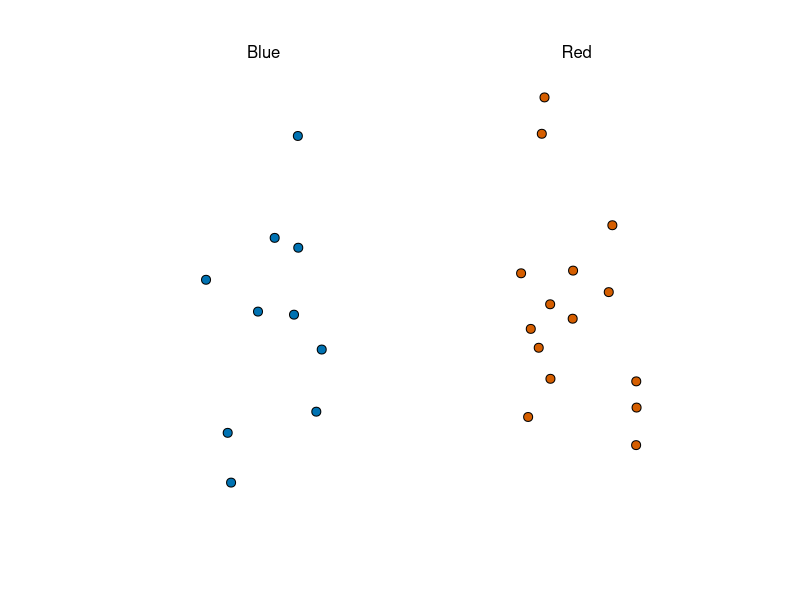
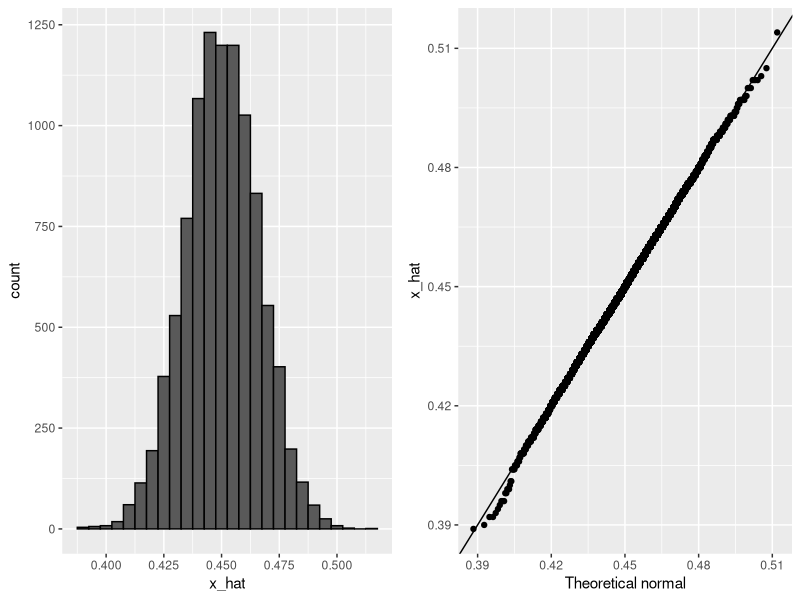
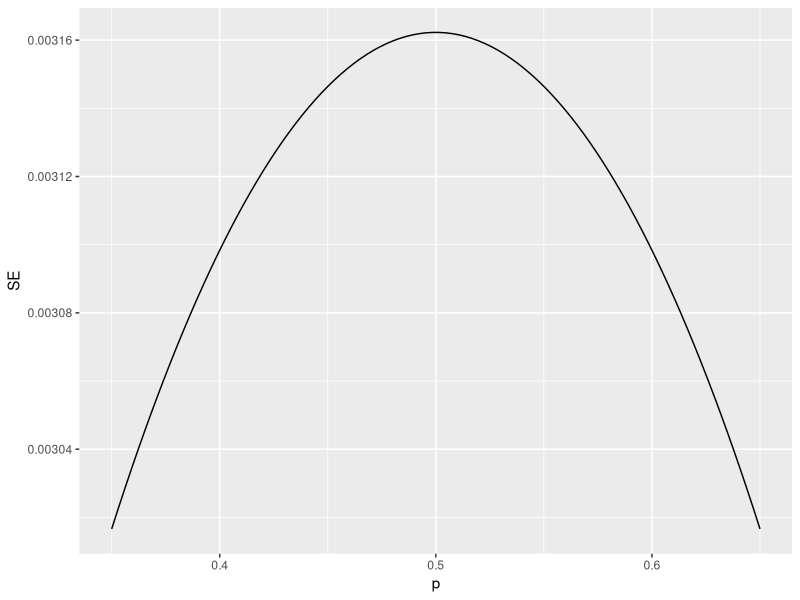
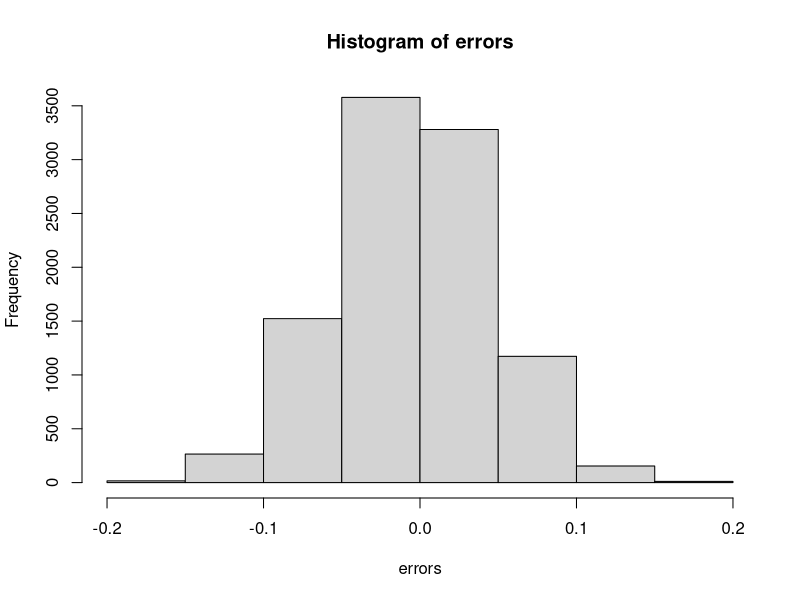
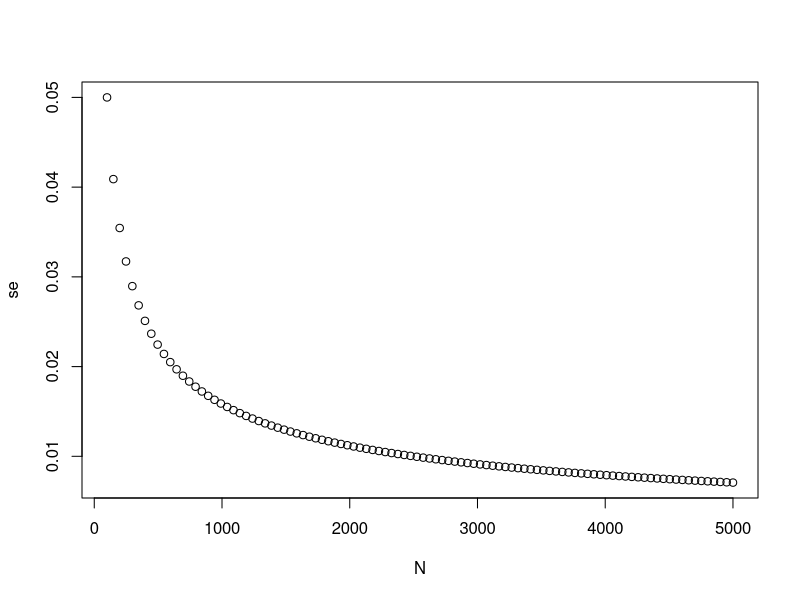
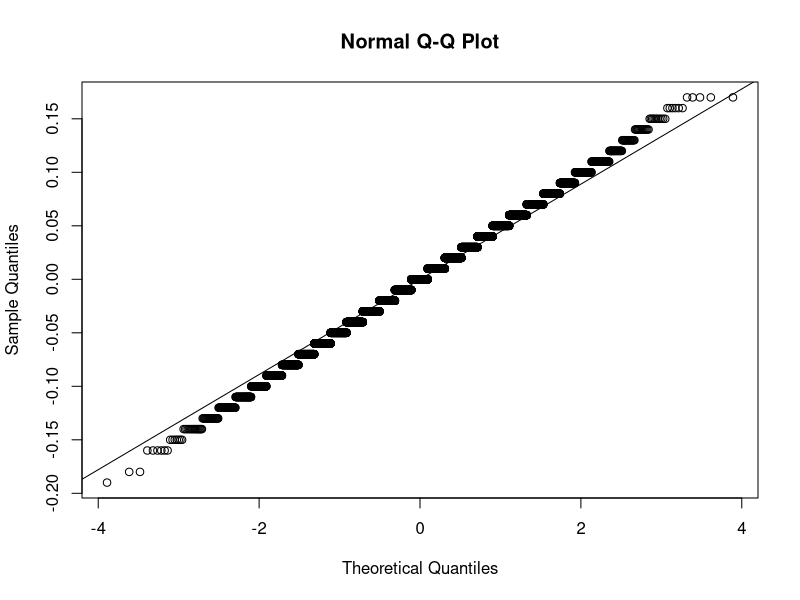
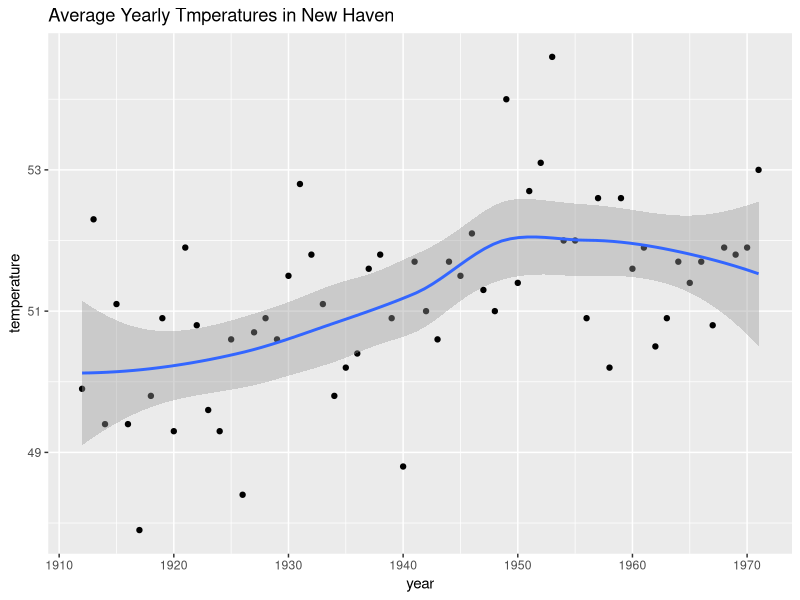
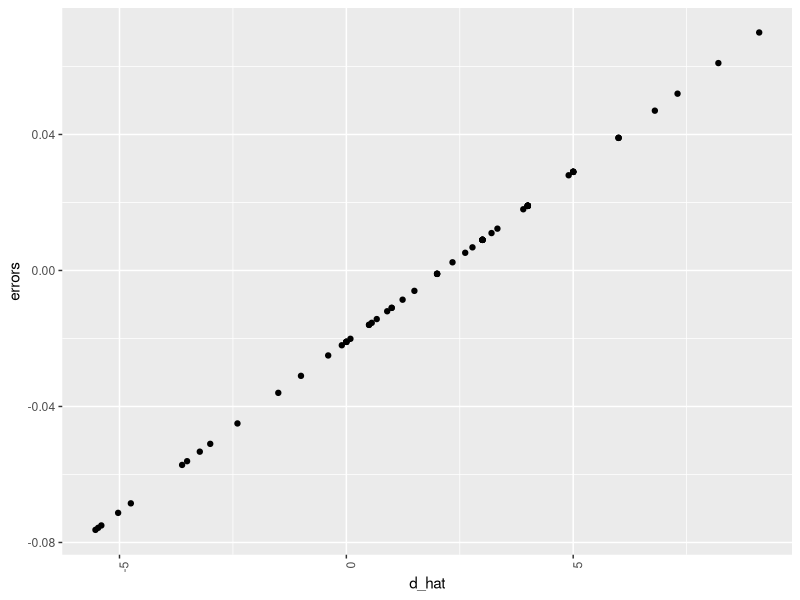

Write R code to recreate these figures, in order.
#Polls
library(tidyverse)
library(dslabs)
take_poll(25)




#Central Limit Theorem in practice

x_hat <- 0.48 
se <- sqrt(x_hat*(1-x_hat)/25)
se

pnorm(0.01/se)-pnorm(-0.01/se)

pnorm(1.96)-pnorm(-1.96)

#Montecarlo simulation with CTL.

B <- 10000
N <- 1000
p <- 0.48
x_hat <- replicate(B,{
  x <- sample(c(0,1), size = N, replace = TRUE, prob = c(1-p,p))
  mean(x)
})
x_hat


p <- 0.45
N <-1000
x <- sample(c(0,1), size = N, replace = TRUE, prob = c(1-p,p))
x_hat <- mean(x)


B <- 10000
N <- 1000
p <- 0.45
x_hat <- replicate(B,{
  x <- sample(c(0,1), size = N, replace = TRUE, prob = c(1-p,p))
  mean(x)
})
x_hat

mean(x_hat)
sd(x_hat)

#Histogram and qqplot to answer the questions about p
library(tidyverse)
library(ggplot2)
library(gridExtra)
library(dplyr)
p1 <- data.frame(x_hat = x_hat) %>% ggplot(aes(x_hat)) +
  geom_histogram(binwidth = 0.005, color = "black")
p2 <- data.frame(x_hat = x_hat)%>% ggplot(aes(sample = x_hat))+
  stat_qq(dparams = list(mean = mean(x_hat), sd = sd(x_hat)))+
  geom_abline()+
  ylab("x_hat")+
  xlab("Theoretical normal")

grid.arrange(p1,p2,nrow = 1)

#Bias
N <- 100000
p <- seq(0.35,0.65, length = 100)
SE <- sapply(p,function(x)2*sqrt(x*(1-x)/N)) 
data.frame(p = p, SE = SE) %>% ggplot(aes(p, SE)) +
  geom_line()


#Exercises
# Write a function called `take_sample` that takes `p` and `N` as arguements and returns the average value of a randomly sampled population.
take_sample <- function(p,N){
  sample <- sample(c(0,1),size = N, replace = TRUE, prob = c(1-p, p))
  mean(sample)
}

# Use the `set.seed` function to make sure your answer matches the expected result after random sampling
set.seed(1)

# Define `p` as the proportion of Democrats in the population being polled
p <- 0.45

# Define `N` as the number of people polled
N <- 100

# Call the `take_sample` function to determine the sample average of `N` randomly selected people from a population containing a proportion of Democrats equal to `p`. Print this value to the console.
take_sample(p,N)

# Define `p` as the proportion of Democrats in the population being polled
p <- 0.45

# Define `N` as the number of people polled
N <- 100

# The variable `B` specifies the number of times we want the sample to be replicated
B <- 10000

# Use the `set.seed` function to make sure your answer matches the expected result after random sampling
set.seed(1)

# Create an objected called `errors` that replicates subtracting the result of the `take_sample` function from `p` for `B` replications
errors <- replicate(B,{
p - take_sample(p,N)
})

# Calculate the mean of the errors. Print this value to the console.
mean(errors)
hist(x = errors, nclass = 10)

# Define `p` as the proportion of Democrats in the population being polled
p <- 0.45

# Define `N` as the number of people polled
N <- 100

# The variable `B` specifies the number of times we want the sample to be replicated
B <- 10000

# Use the `set.seed` function to make sure your answer matches the expected result after random sampling
set.seed(1)

# We generated `errors` by subtracting the estimate from the actual proportion of Democratic voters
errors <- replicate(B, p - take_sample(p, N))

# Calculate the mean of the absolute value of each simulated error. Print this value to the console.
mean(abs(errors))

#4.-
# Define `p` as the proportion of Democrats in the population being polled
p <- 0.45

# Define `N` as the number of people polled
N <- 100

# The variable `B` specifies the number of times we want the sample to be replicated
B <- 10000

# Use the `set.seed` function to make sure your answer matches the expected result after random sampling
set.seed(1)

# We generated `errors` by subtracting the estimate from the actual proportion of Democratic voters
errors <- replicate(B, p - take_sample(p, N))

# Calculate the standard deviation of `errors`
errors^2
mean(errors^2)
sqrt(mean(errors^2))

#5-- Standard Error
# Define `p` as the expected value equal to 0.45
p <- 0.45

# Define `N` as the sample size
N <- 100

# Calculate the standard error
sqrt(p*(1-p)/N)

#6.-
# Define `p` as a proportion of Democratic voters to simulate
p <- 0.45

# Define `N` as the sample size
N <- 100

# Use the `set.seed` function to make sure your answer matches the expected result after random sampling
set.seed(1)

# Define `X` as a random sample of `N` voters with a probability of picking a Democrat ('1') equal to `p`
X <- sample(c(0,1), size = N, prob = c(1-p,p), replace = TRUE)

# Define `X_bar` as the average sampled proportion
X_bar <- mean(X)

# Calculate the standard error of the estimate. Print the result to the console.
sqrt(X_bar*(1-X_bar)/N)

#8.-
N <- seq(100, 5000, len = 100)
p <- 0.5
se <- sqrt(p*(1-p)/N)
plot(N,se)

#11.- 
# Define `p` as the proportion of Democrats in the population being polled
p <- 0.45

# Define `N` as the number of people polled
N <- 100

# The variable `B` specifies the number of times we want the sample to be replicated
B <- 10000

# Use the `set.seed` function to make sure your answer matches the expected result after random sampling
set.seed(1)

# Generate `errors` by subtracting the estimate from the actual proportion of Democratic voters
errors <- replicate(B, p - take_sample(p, N))

# Generate a qq-plot of `errors` with a qq-line showing a normal distribution
qqnorm(errors)
qqline(errors)

#12.-
# Define `p` as the proportion of Democrats in the population being polled
p <- 0.45

# Define `N` as the number of people polled
N <- 100

# Calculate the probability that the estimated proportion of Democrats in the population is greater than 0.5. Print this value to the console.
pnorm(0.5, mean = p, sd = sqrt(((1-p)*p)/N), lower.tail = FALSE)

#13.-
# Define `N` as the number of people polled
N <-100

# Define `X_hat` as the sample average
X_hat <- 0.51

# Define `se_hat` as the standard error of the sample average
se_hat <- sqrt(X_hat*(1-X_hat)/N)

# Calculate the probability that the error is 0.01 or larger
1-(pnorm(0.01/se_hat) - pnorm(-0.01/se_hat))

#########################################################

############## CONFIDENCE INTERVALS ###################
library(dslabs)
library(ggplot2)
library(tidyverse)
#function: t.test(): mean and difference of mean
data("nhtemp")
data.frame(year = as.numeric(time(nhtemp)), temperature = as.numeric(nhtemp)) %>%
  ggplot(aes(year, temperature)) +
  geom_point() +
  geom_smooth() +
  ggtitle("Average Yearly Tmperatures in New Haven")

  
#We want to know the probability that the interval [¯X − 2 ˆ SE(¯X ), ¯X − 2 ˆ SE(¯X )] contains
#the true proportion p.
 
p <- 0.45
N <- 1000

#Interval
x <- sample(c(0,1), size = N, replace = TRUE, prob = c(1-p,p))
x_hat <- mean(x)
se_hat <- sqrt(x_hat * (1- x_hat)/N)
c(x_hat - 1.96 *se_hat,x_hat + 1.96 *se_hat )
 
# P(−1.96 ≤ Z ≤ 1.96)

pnorm(1.96) - pnorm(-1.96)

# Ir we want to have a larger probability, maybe 99.5%

qnorm(0.995)

B <- 10000

inside <- replicate (B, {
  x <- sample(c(0,1),size = N, replace = TRUE, prob = c(1-p,p))
  x_hat <- mean(x)
  se_hat <- sqrt(x_hat * (1- x_hat)/N)
  between(p, x_hat - 1.96* se_hat,x_hat + 1.96* se_hat)
  })

mean(inside)

# Exercises

#Assume there are only two candidates and construct 
#a 95% confidence interval for the election night proportion .

# Load the data
data(polls_us_election_2016)

# Generate an object `polls` that contains data filtered for polls that ended on or after October 31, 2016 in the United States
polls <- polls_us_election_2016 %>% filter(state == "U.S." & enddate >="2016-10-31")

# How many rows does `polls` contain? Print this value to the console.
nrow(polls)

# Assign the sample size of the first poll in `polls` to a variable called `N`. Print this value to the console.
N <- polls[1,"samplesize"]
print(N)

# For the first poll in `polls`, assign the estimated percentage of Clinton voters to a variable called `X_hat`. Print this value to the console.
X_hat <- as.numeric(polls[1,] %>% select(rawpoll_clinton))/100
print(X_hat)
# Calculate the standard error of `X_hat` and save it to a variable called `se_hat`. Print this value to the console.
se_hat <- sqrt(X_hat*(1-X_hat)/N)
print(se_hat)
# Use `qnorm` to calculate the 95% confidence interval for the proportion of Clinton voters. Save the lower and then the upper confidence interval to a variable called `ci`.
ci <- c(X_hat - qnorm(0.975) *se_hat, X_hat + qnorm(0.975) *se_hat)

#Create a new object called pollster_results that contains 
#the pollster's name, the end date of the poll, the 
#proportion of voters who declared a vote for Clinton, 
#the standard error of this estimate, and the lower and 
#upper bounds of the confidence interval for the estimate

pollster_results <- polls %>% 
  mutate(X_hat = rawpoll_clinton/100,
  se_hat =sqrt(X_hat*(1- X_hat)/samplesize), 
  lower = X_hat - qnorm(0.975)*se_hat, 
  upper = X_hat + qnorm(0.975)*se_hat)

view(pollster_results)                                    

pollster_results <- pollster_results %>% mutate(hit = 0.482 >= lower & 0.482 <= upper)                              
                                     
avg_hit <- pollster_results %>% 
  mutate(hit = lower<=0.482 & upper>=0.482) %>% 
  summarize(mean(hit))


#
# Add a statement to this line of code that will add a new column named `d_hat` to `polls`. The new column should contain the difference in the proportion of voters.
polls <- polls_us_election_2016 %>% filter(enddate >= "2016-10-31" & state == "U.S.") %>% mutate(d_hat = rawpoll_clinton - rawpoll_trump)


# Assign the sample size of the first poll in `polls` to a variable called `N`. Print this value to the console.
N <- polls[1,"samplesize"]
print(N)

# Assign the difference `d_hat` of the first poll in `polls` to a variable called `d_hat`. Print this value to the console.
d_hat <- polls[1,"d_hat"]/100
print(d_hat)

# Assign proportion of votes for Clinton to the variable `X_hat`.
X_hat <- ((d_hat+1)/2)

# Calculate the standard error of the spread and save it to a variable called `se_hat`. Print this value to the console.
se_hat <- 2*sqrt((X_hat*(1-X_hat))/N)


# Use `qnorm` to calculate the 95% confidence interval for the difference in the proportions of voters. Save the lower and then the upper confidence interval to a variable called `ci`.
ci <- c((2*X_hat-1) - qnorm(0.975) *se_hat, (2*X_hat-1) + qnorm(0.975) * se_hat)


#

pollster_results <- polls %>% 
  mutate(X_hat = ((d_hat/100)+1)/2,
         se_hat =2*sqrt((X_hat*(1-X_hat))/samplesize), 
         lower = 2*X_hat-1 - qnorm(0.975)*se_hat, 
         upper = 2*X_hat-1 + qnorm(0.975)*se_hat) %>%
  select(pollster, enddate,d_hat, X_hat,se_hat,lower, upper)


pollster_results <-  polls %>% 
  mutate(X_hat = (d_hat+1)/2, 
         se_hat = 2*sqrt(X_hat*(1-X_hat)/samplesize), 
         lower = d_hat - qnorm(0.975)*se_hat,
         upper = d_hat + qnorm(0.975)*se_hat) %>% 
  select(pollster, enddate, d_hat, lower, upper)

#
#calculate the difference between each poll's estimate 
#and the actual . 

polls %>% mutate(errors = d_hat/100 - 0.021) %>%
  ggplot(aes(x = d_hat, y = errors)) + geom_point() +
  theme(axis.text.x = element_text(angle = 90, hjust = 1))

#


polls %>% mutate(errors = d_hat/100 - 0.021) %>%
  group_by(pollster) %>% filter(pollster >= 5) %>%
  ggplot(aes(x = d_hat, y = errors)) + geom_point() +
  theme(axis.text.x = element_text(angle = 90, hjust = 1))


### Poll aggregators

library(tidyverse)
library(dslabs)

d <- 0.039
Ns <- c(1298,533,1342,897,774,254,812,324,1291,1056,2172,516)
p <- (d+1)/2

confidence_intervals <- sapply(Ns, function(N){
  x <-sample(c(0,1), size = N, replace = TRUE,prob = c(1-p,p))
  x_hat <- mean(x)
  se_hat <- sqrt(x_hat*(1-x_hat)/N)
  2*c(x_hat, x_hat - 2*se_hat,x_hat + 2*se_hat) - 1
})


# dataframe
polls <- data.frame(poll = 1:ncol(confidence_intervals),
                    t(confidence_intervals),
                    sample_size = Ns)
names(polls) <- c('poll','estimate','low','high','sample_size')

sum(polls$sample_size)

d_hat <- polls %>% summarise(avg = sum(estimate*sample_size)/sum(sample_size)) %>%
         pull(avg)

#estimation for proportion
p_hat <- (1 + d_hat)/2
moe <- 2*1.96*sqrt(p_hat*(1-p_hat)/sum(polls$sample_size))
moe

#16.1.1. Poll data

data("polls_us_election_2016")
polls <- polls_us_election_2016 %>%
  filter(state == "U.S." & enddate >= '2016-10-31' &
           (grade %in% c("A+","A","A-","B+")|is.na(grade)))
polls <- polls %>%
  mutate(spread = rawpoll_clinton/100 - rawpoll_trump/100)

d_hat <- polls %>%
  summarize(d_hat = sum(spread*samplesize)/sum(samplesize)) %>%
  pull(d_hat)

p_hat <- (d_hat + 1)/2
noe <- 1.96*2*sqrt(p_hat*(1-p_hat)/sum(polls$samplesize))
noe

polls %>%
  ggplot(aes(spread)) +
  geom_histogram(color = "black", binwidth = 0.01)


# Code: Investigating poll data and pollster bias
# number of polls per pollster in week before election
polls %>% group_by(pollster) %>% summarize(n())

# plot results by pollsters with at least 6 polls
polls %>% group_by(pollster) %>%
  filter(n() >= 6) %>%
  ggplot(aes(pollster, spread)) +
  geom_point() +
  theme(axis.text.x = element_text(angle = 90, hjust = 1))

# standard errors within each pollster
polls %>% group_by(pollster) %>%
  filter(n() >= 6) %>%
  summarize(se = 2 * sqrt(p_hat * (1-p_hat) / median(samplesize)))

#Data Driven Models
# collect last result before the election for each pollster
one_poll_per_pollster <- polls %>% group_by(pollster) %>%
  filter(enddate == max(enddate)) %>%      # keep latest poll
  ungroup()

# histogram of spread estimates
one_poll_per_pollster %>%
  ggplot(aes(spread)) + geom_histogram(binwidth = 0.01)

# construct 95% confidence interval
results <- one_poll_per_pollster %>%
  summarize(avg = mean(spread), se = sd(spread)/sqrt(length(spread))) %>%
  mutate(start = avg - 1.96*se, end = avg + 1.96*se)
round(results*100, 1)

##### Exercises ###
# Load the 'dslabs' package and data contained in 'heights'
library(dslabs)
data(heights)

# Make a vector of heights from all males in the population
x <- heights %>% filter(sex == "Male") %>%
  .$height

# Calculate the population average. Print this value to the console.
mean(x)

# Calculate the population standard deviation. Print this value to the console.
sd(x)

#2.-
# The vector of all male heights in our population `x` has already been loaded for you. You can examine the first six elements using `head`.
head(x)

# Use the `set.seed` function to make sure your answer matches the expected result after random sampling
set.seed(1)

# Define `N` as the number of people measured
N <- 50

# Define `X` as a random sample from our population `x`
X <- sample(x,size = N, replace = TRUE)

# Calculate the sample average. Print this value to the console.
print(mean(X))

# Calculate the sample standard deviation. Print this value to the console.
print(sd(X))

#3.-
# The vector of all male heights in our population `x` has already been loaded for you. You can examine the first six elements using `head`.
head(x)

# Use the `set.seed` function to make sure your answer matches the expected result after random sampling
set.seed(1)

# Define `N` as the number of people measured
N <- 50

# Define `X` as a random sample from our population `x`
X <- sample(x, N, replace = TRUE)

# Define `se` as the standard error of the estimate. Print this value to the console.
se <- sd(X)/sqrt(N)
print(se)


# Construct a 95% confidence interval for the population average based on our sample. Save the lower and then the upper confidence interval to a variable called `ci`.
ci <- c(mean(X)-qnorm(0.975)*se, mean(X)+qnorm(0.975)*se)

#5.-
# Define `mu` as the population average
mu <- mean(x)

# Use the `set.seed` function to make sure your answer matches the expected result after random sampling
set.seed(1)

# Define `N` as the number of people measured
N <- 50

# Define `B` as the number of times to run the model
B <- 10000

# Define an object `res` that contains a logical vector for simulated intervals that contain mu



res <- replicate(B,{
  X <- sample(x, N , replace = TRUE)
  se <- sd(X)/sqrt(N)
  interval <- c(mean(X)-qnorm(0.975)*se, mean(X)+qnorm(0.975)*se)
  between(mu, interval[1],interval[2])
})

#6.-
polls <- polls_us_election_2016 %>% 
  filter(pollster %in% c("Rasmussen Reports/Pulse Opinion Research","The Times-Picayune/Lucid") &
           enddate >= "2016-10-15" &
           state == "U.S.") %>% 
  mutate(spread = rawpoll_clinton/100 - rawpoll_trump/100) 

names(polls)

polls %>% ggplot(aes(pollster, spread)) + geom_boxplot() + geom_point()

#13.-
# The `polls` data have already been loaded for you. Use the `head` function to examine them.
head(polls)

# Create an object called `sigma` that contains a column for `pollster` and a column for `s`, the standard deviation of the spread
sigma <- polls %>% group_by(pollster) %>% summarize(s = sd(spread))


# Print the contents of sigma to the console
print(sigma)

#15.-
# The `polls` data have already been loaded for you. Use the `head` function to examine them.
head(polls)

# Create an object called `res` that summarizes the average, standard deviation, and number of polls for the two pollsters.
res <-polls %>% group_by(pollster) %>% summarise(avg = mean(spread), sd = sd(spread),n())


# Store the difference between the larger average and the smaller in a variable called `estimate`. Print this value to the console.
estimate <- abs(res[1,'avg']-res[2,'avg'])
print(estimate)

# Store the standard error of the estimates as a variable called `se_hat`. Print this value to the console.
se_hat <- sqrt((res[1,'sd']^2)/res[1,'n()'] + (res[2,'sd']^2)/res[2,'n()'])

# Calculate the 95% confidence interval of the spreads. Save the lower and then the upper confidence interval to a variable called `ci`.
ci <- c(estimate - qnorm(0.975)*se_hat,estimate + qnorm(0.975)*se_hat  )

#16.-
# We made an object `res` to summarize the average, standard deviation, and number of polls for the two pollsters.
res <- polls %>% group_by(pollster) %>% 
  summarize(avg = mean(spread), s = sd(spread), N = n()) 

# The variables `estimate` and `se_hat` contain the spread estimates and standard error, respectively.
estimate <- res$avg[2] - res$avg[1]
se_hat <- sqrt(res$s[2]^2/res$N[2] + res$s[1]^2/res$N[1])

# Calculate the p-value
2*(1 - pnorm(estimate/se_hat, 0, 1))

#17.-
polls <- polls_us_election_2016 %>% 
  filter(enddate >= "2016-10-15" &
           state == "U.S.") %>%
  group_by(pollster) %>%
  filter(n() >= 5) %>% 
  mutate(spread = rawpoll_clinton/100 - rawpoll_trump/100) %>%
  ungroup()

names(polls)

polls$pollster
